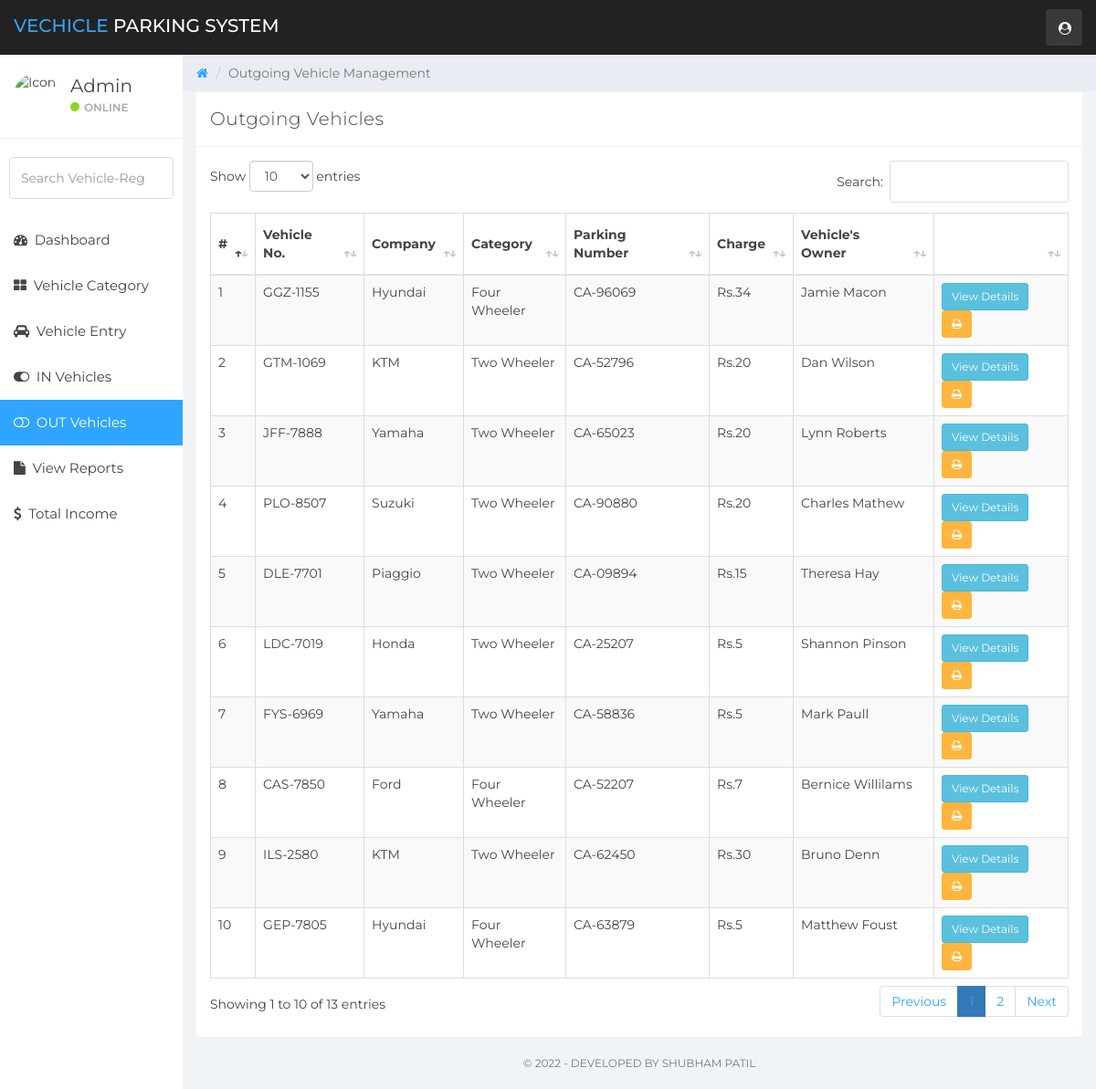
/out-vehicles.php (signed in), run on the app's committed database.
### tables this page shows
CREATE TABLE `vehicle_info` (
  `ID` int(10) NOT NULL,
  `ParkingNumber` varchar(120) DEFAULT NULL,
  `VehicleCategory` varchar(120) NOT NULL,
  `VehicleCompanyname` varchar(120) DEFAULT NULL,
  `RegistrationNumber` varchar(120) DEFAULT NULL,
  `OwnerName` varchar(120) DEFAULT NULL,
  `OwnerContactNumber` bigint(10) DEFAULT NULL,
  `InTime` timestamp NULL DEFAULT CURRENT_TIMESTAMP,
  `OutTime` timestamp NULL DEFAULT NULL ON UPDATE CURRENT_TIMESTAMP,
  `ParkingCharge` varchar(120) NOT NULL,
  `Remark` mediumtext NOT NULL,
  `Status` varchar(5) NOT NULL
);

### out-vehicles.php (the view, shortened to what this page needs)
<?php
    include('includes/dbconn.php');
    if (strlen($_SESSION['vpmsaid']==0)) {
        header('location:logout.php');
        } else {
?>
<!DOCTYPE html>
<html>
<head>
	<link href="css/bootstrap.min.css" rel="stylesheet">
	<link href="css/font-awesome.min.css" rel="stylesheet">
    <link href="css/datatable.css" rel="stylesheet">
	<link href="css/datepicker3.css" rel="stylesheet">
	<link href="css/styles.css" rel="stylesheet">
</head>
<body>
        <?php include 'includes/navigation.php' ?>
		<?php
		include 'includes/sidebar.php'
		?>
	<div class="col-sm-9 col-sm-offset-3 col-lg-10 col-lg-offset-2 main">
		<div class="row">
			<ol class="breadcrumb">
				<li><a href="dashboard.php">
					<em class="fa fa-home"></em>
				</a></li>
				<li class="active">Outgoing Vehicle Management</li>
			</ol>
		</div>
		<div class="row">
			<div class="col-lg-12">
			</div>
		</div>
		<div class="row">
				<div class="col-lg-12">
					<div class="panel panel-default">
						<div class="panel-heading">Outgoing Vehicles</div>
						<div class="panel-body">
                        <table id="example" class="table table-striped table-hover table-bordered" style="width:100%">
        <thead>
            <tr>
                <th>#</th>
                <th>Vehicle No.</th>
                <th>Company</th>
                <th>Category</th>
                <th>Parking Number</th>
				<th>Charge</th>
                <th>Vehicle's Owner</th>
                <th></th>
            </tr>
        </thead>
        <tbody>
        <?php
        $ret=mysqli_query($con,"SELECT * from  vehicle_info where Status='Out'");
        $cnt=1;
        while ($row=mysqli_fetch_array($ret)) {
        ?>
            <tr>
            <td><?php echo $cnt;?></td>
            <td><?php  echo $row['RegistrationNumber'];?></td>
            <td><?php  echo $row['VehicleCompanyname'];?></td>
            <td><?php  echo $row['VehicleCategory'];?></td>
            <td><?php  echo 'CA-'.$row['ParkingNumber'];?></td>
			<td><?php  echo 'Rs.'.$row['ParkingCharge'];?></td>
            <td><?php  echo $row['OwnerName'];?></td>
            <td><a href="outgoing-detail.php?updateid=<?php echo $row['ID'];?>"><button type="button" class="btn btn-sm btn-info">View Details</button></a>
            <a href="print-receipt.php?vid=<?php echo $row['ID'];?>"><button type="button" class="btn btn-sm btn-warning"> <i class="fa fa-print"></i></button>
            </td>
            </tr>
                <?php $cnt=$cnt+1;}?>
        </tbody>
    </table>
						</div>
					</div>
				</div>
</div>
        <?php include 'includes/footer.php'?>
	</div>
</body>
</html>
<?php }  ?>

### css/datatable.css (style rules this page uses)
table.dataTable { clear: both; margin-top: 6px !important; margin-bottom: 6px !important; max-width: none !important; border-collapse: separate !important; border-spacing: 0; }
table.dataTable td, table.dataTable th { -webkit-box-sizing: content-box; box-sizing: content-box; }
table.dataTable > thead > tr > th:not(.sorting_disabled), table.dataTable > thead > tr > td:not(.sorting_disabled) { padding-right: 30px; }
table.dataTable > thead .sorting, table.dataTable > thead .sorting_asc, table.dataTable > thead .sorting_desc, table.dataTable > thead .sorting_asc_disabled, table.dataTable > thead .sorting_desc_disabled { cursor: pointer; position: relative; }
table.dataTable > thead .sorting:before, table.dataTable > thead .sorting:after, table.dataTable > thead .sorting_asc:before, table.dataTable > thead .sorting_asc:after, table.dataTable > thead .sorting_desc:before, table.dataTable > thead .sorting_desc:after, table.dataTable > thead .sorting_asc_disabled:before, table.dataTable > thead .sorting_asc_disabled:after, table.dataTable > thead .sorting_desc_disabled:before, table.dataTable > thead .sorting_desc_disabled:after { position: absolute; bottom: 0.9em; display: block; opacity: 0.3; }
table.dataTable > thead .sorting:before, table.dataTable > thead .sorting_asc:before, table.dataTable > thead .sorting_desc:before, table.dataTable > thead .sorting_asc_disabled:before, table.dataTable > thead .sorting_desc_disabled:before { right: 1em; content: "↑"; }
table.dataTable > thead .sorting:after, table.dataTable > thead .sorting_asc:after, table.dataTable > thead .sorting_desc:after, table.dataTable > thead .sorting_asc_disabled:after, table.dataTable > thead .sorting_desc_disabled:after { right: 0.5em; content: "↓"; }
table.dataTable > thead .sorting_asc:before, table.dataTable > thead .sorting_desc:after { opacity: 1; }
table.table-bordered.dataTable { border-right-width: 0; }
table.table-bordered.dataTable th, table.table-bordered.dataTable td { border-left-width: 0; }
table.table-bordered.dataTable th:last-child, table.table-bordered.dataTable th:last-child, table.table-bordered.dataTable td:last-child, table.table-bordered.dataTable td:last-child { border-right-width: 1px; }
table.table-bordered.dataTable tbody th, table.table-bordered.dataTable tbody td { border-bottom-width: 0; }

### css/styles.css (style rules this page uses)
body { background: #f1f4f7; padding-top: 60px; font-size: 14px; color: #444444; font-family: "Montserrat", "Helvetica Neue", Helvetica, Arial, sans-serif; }
a, a:hover, a:focus { color: #30a5ff; }
.btn-warning, .btn-warning:hover, .btn-warning:focus, .btn-warning:active, .btn-warning.active, .open > .dropdown-toggle.btn-warning, .btn-warning.disabled, .btn-warning[disabled], fieldset[disabled] .btn-warning, .btn-warning.disabled:hover, .btn-warning[disabled]:hover, fieldset[disabled] .btn-warning:hover, .btn-warning.disabled:focus, .btn-warning[disabled]:focus, fieldset[disabled] .btn-warning:focus, .btn-warning.disabled:active, .btn-warning[disabled]:active, fieldset[disabled] .btn-warning:active, .btn-warning.disabled.active, .btn-warning[disabled].active, fieldset[disabled] .btn-warning.active { background-color: #ffb53e; border-color: #ffb53e; }
.panel { border: 0; }
.panel-heading { font-size: 20px; font-weight: 300; letter-spacing: 0.025em; height: 60px; line-height: 38px; }
.panel-default .panel-heading { background: #fff; border-bottom: 1px solid #e9ecf2; color: #444444; }
.breadcrumb { border-radius: 0; padding: 10px 15px 10px 15px; background: #e9ecf2; margin: 0; }
.table { background: #fff; }
.table > thead > tr > th { border-bottom: 1px solid #e6e7e8; vertical-align: middle; height: 50px; }

### data on the page
vehicle_info: RegistrationNumber "GGZ-1155", VehicleCompanyname "Hyundai", VehicleCategory "Four Wheeler", ParkingNumber "96069", ParkingCharge "34", OwnerName "Jamie Macon"
vehicle_info: RegistrationNumber "GTM-1069", VehicleCompanyname "KTM", VehicleCategory "Two Wheeler", ParkingNumber "52796", ParkingCharge "20", OwnerName "Dan Wilson"
vehicle_info: RegistrationNumber "JFF-7888", VehicleCompanyname "Yamaha", VehicleCategory "Two Wheeler", ParkingNumber "65023", ParkingCharge "20", OwnerName "Lynn Roberts"
vehicle_info: RegistrationNumber "PLO-8507", VehicleCompanyname "Suzuki", VehicleCategory "Two Wheeler", ParkingNumber "90880", ParkingCharge "20", OwnerName "Charles Mathew"
vehicle_info: RegistrationNumber "DLE-7701", VehicleCompanyname "Piaggio", VehicleCategory "Two Wheeler", ParkingNumber "09894", ParkingCharge "15", OwnerName "Theresa Hay"
vehicle_info: RegistrationNumber "LDC-7019", VehicleCompanyname "Honda", VehicleCategory "Two Wheeler", ParkingNumber "25207", ParkingCharge "5", OwnerName "Shannon Pinson"
vehicle_info: RegistrationNumber "FYS-6969", VehicleCompanyname "Yamaha", VehicleCategory "Two Wheeler", ParkingNumber "58836", ParkingCharge "5", OwnerName "Mark Paull"
vehicle_info: RegistrationNumber "CAS-7850", VehicleCompanyname "Ford", VehicleCategory "Four Wheeler", ParkingNumber "52207", ParkingCharge "7", OwnerName "Bernice Willilams"
vehicle_info: RegistrationNumber "ILS-2580", VehicleCompanyname "KTM", VehicleCategory "Two Wheeler", ParkingNumber "62450", ParkingCharge "30", OwnerName "Bruno Denn"
vehicle_info: RegistrationNumber "GEP-7805", VehicleCompanyname "Hyundai", VehicleCategory "Four Wheeler", ParkingNumber "63879", ParkingCharge "5", OwnerName "Matthew Foust"
